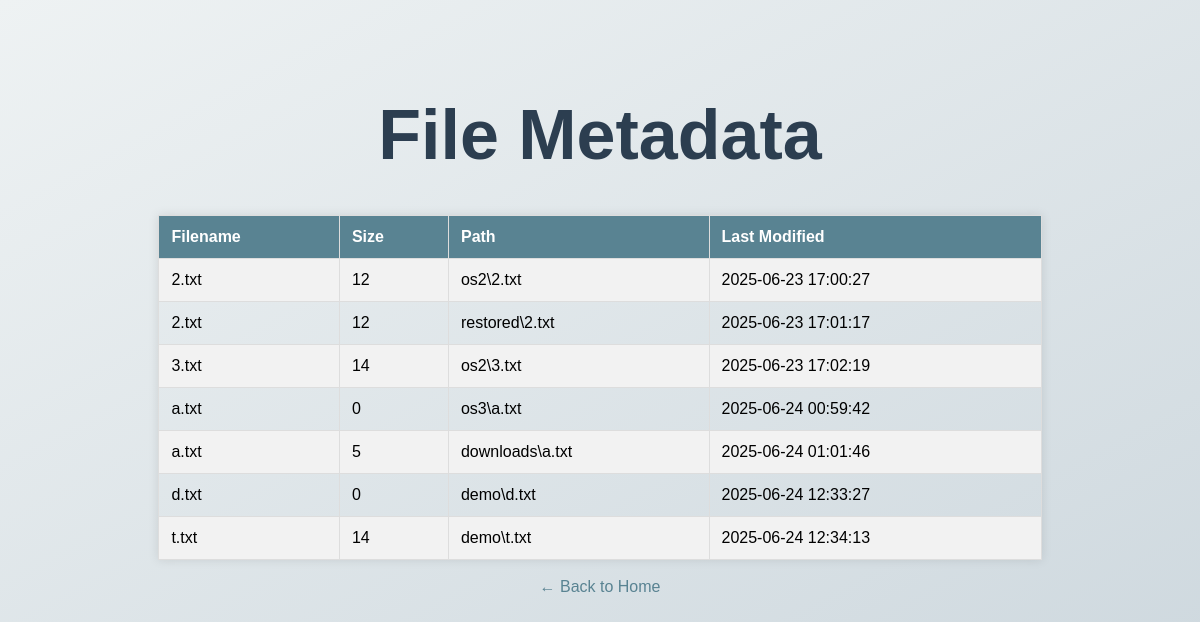
Screenshot of /metadata with the database file from the repository.
### tables this page shows
CREATE TABLE file_metadata (
    id INTEGER PRIMARY KEY AUTOINCREMENT,
    path TEXT NOT NULL UNIQUE,
    name TEXT NOT NULL,
    size INTEGER,
    created_at TIMESTAMP DEFAULT (datetime('now', '+5 hours', '+30 minutes')),
    updated_at TIMESTAMP DEFAULT (datetime('now', '+5 hours', '+30 minutes')),
    last_modified INTEGER
);

### app.py (the view)
@app.route('/metadata')
def metadata_page():
    try:
        metadata = fetch_metadata()
    except Exception as e:
        metadata = [f"Error fetching metadata: {str(e)}"]
    return render_template('metadata.html', metadata=metadata)

### check_metadata.py (called while the page is built)
def fetch_metadata():
    with get_connection() as conn:
        cursor = conn.cursor()
        cursor.execute('SELECT name, size, path, last_modified FROM file_metadata')
        rows = cursor.fetchall()
    metadata = []
    for name, size, path, last_modified in rows:
        readable_date = (
            datetime.fromtimestamp(last_modified).strftime('%Y-%m-%d %H:%M:%S')
            if last_modified else 'N/A'
        )
        metadata.append({
            'name': name,
            'size': size,
            'path': path,
            'last_modified': readable_date
        })
    return metadata

### metadata/db.py (called while the page is built)
def get_connection():
    return sqlite3.connect(DB_FILE)

### templates/metadata.html (shortened to what this page needs)
<!DOCTYPE html>
<html lang="en">
<head>
</head>
<body>
  <h1> File Metadata</h1>
  <table>
    <tr>
      <th>Filename</th>
      <th>Size</th>
      <th>Path</th>
      <th>Last Modified</th>
    </tr>
    {% for file in metadata %}
        <tr>
            <td>{{ file.name }}</td>
            <td>{{ file.size }}</td>
            <td>{{ file.path }}</td>
            <td>{{ file.last_modified }}</td>
        </tr>
        {% endfor %}
  </table>
  <br>
  <a href="/">&larr; Back to Home</a>
</body>
</html>

### templates/metadata.html (style rules this page uses)
body { font-family: Arial, sans-serif; background: linear-gradient(to bottom right, #eef2f3, #cfd9df); padding: 40px; text-align: center; }
h1 { font-size: 70px; margin-bottom: 40px; color: #2c3e50; }
table { width: 80%; margin: 0 auto; border-collapse: collapse; box-shadow: 0 0 10px rgba(0,0,0,0.1); }
th, td { padding: 12px; border: 1px solid #ddd; text-align: left; }
th { background-color: #598392; color: white; }
tr:nth-child(even) { background-color: #f2f2f2; }
a { color: #598392; text-decoration: none; }

### rows the page displays
file_metadata: name "2.txt", size "12", path "os2\\2.txt", last_modified "2025-06-23 17:00:27"
file_metadata: name "2.txt", size "12", path "restored\\2.txt", last_modified "2025-06-23 17:01:17"
file_metadata: name "3.txt", size "14", path "os2\\3.txt", last_modified "2025-06-23 17:02:19"
file_metadata: name "a.txt", size "0", path "os3\\a.txt", last_modified "2025-06-24 00:59:42"
file_metadata: name "a.txt", size "5", path "downloads\\a.txt", last_modified "2025-06-24 01:01:46"
file_metadata: name "d.txt", size "0", path "demo\\d.txt", last_modified "2025-06-24 12:33:27"
file_metadata: name "t.txt", size "14", path "demo\\t.txt", last_modified "2025-06-24 12:34:13"
